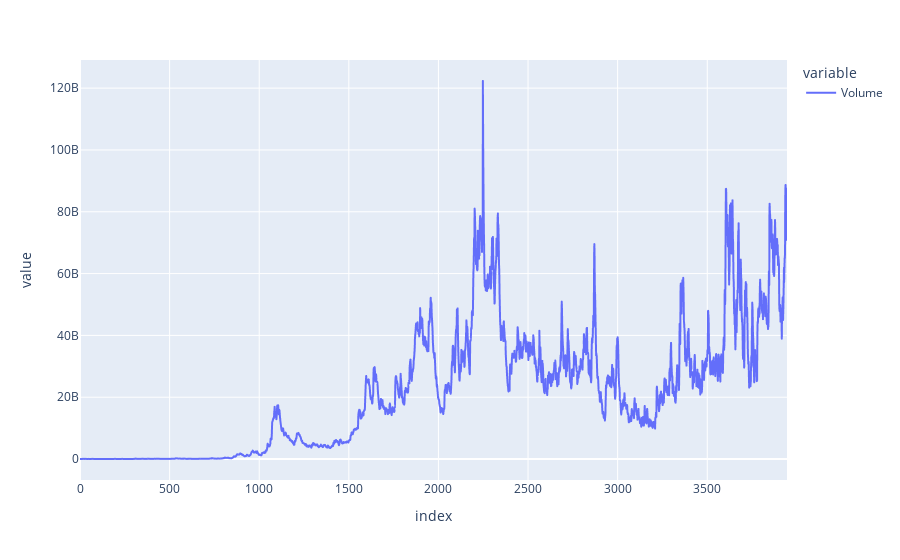

Notebook source saved alongside this figure:
### Code cell
ex.line(df['Volume'].ewm(span=10, adjust=False).mean())

### Figure 1 — Plotly figure (JSON) as saved in the notebook; plotly's stock layout.template omitted (floating-point values rounded to 4 significant figures; data arrays with more than 128 entries replaced by an {"elided": "..."} marker saying what was removed)
{"data": [{"hovertemplate": "variable=Volume<br>index=%{x}<br>value=%{y}<extra></extra>", "legendgroup": "Volume", "line": {"color": "#636efa", "dash": "solid"}, "marker": {"symbol": "circle"}, "mode": "lines", "name": "Volume", "showlegend": true, "type": "scattergl", "x": {"elided": "3946 int values"}, "xaxis": "x", "y": {"elided": "3946 float values"}, "yaxis": "y"}], "layout": {"legend": {"title": {"text": "variable"}, "tracegroupgap": 0}, "margin": {"t": 60}, "xaxis": {"anchor": "y", "domain": [0, 1], "title": {"text": "index"}}, "yaxis": {"anchor": "x", "domain": [0, 1], "title": {"text": "value"}}}}
